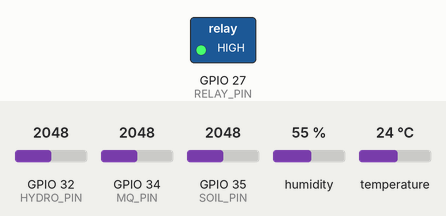
The sketch below on a simulated ESP32. Shown: switched loads named in the sketch (green lamp = pin HIGH). The test bench sets the inputs (shaded band); at power-on: GPIO 32 (HYDRO_PIN) = 2048, GPIO 34 (MQ_PIN) = 2048, GPIO 35 (SOIL_PIN) = 2048, humidity 55 %, temperature 24 °C. The local clock reads 2024-03-15 10:24:30 at power-on unless the sketch sets it; what the sketch prints to the serial monitor is not drawn.

Above: at 0.1 s.
Timing chart, 0 to 1.6 s (numbered marks = the images above):
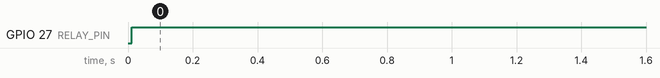

Measured:
- by itself, GPIO 27 (RELAY_PIN): LOW → HIGH at 0.01 s

The sketch:

germination.ino
```cpp
#include <Wire.h>
#include <ArduinoJson.h>
#include <RTClib.h>
#include <DHT.h>

#define DHTPIN 4        // Pin donde está conectado el DHT22
#define DHTTYPE DHT22   // Modelo del sensor DHT

#define MQ_PIN 34       // Pin donde está conectado el sensor de calidad de aire MQ
#define SOIL_PIN 35     // Pin donde está conectado el sensor de humedad de suelo
#define HYDRO_PIN 32    // Pin donde está conectado el higrómetro
#define RELAY_PIN 27    // Pin donde está conectado el relé de estado sólido

RTC_DS3231 rtc;
DHT dht(DHTPIN, DHTTYPE);

void setup() {
  Serial.begin(115200);

  // Inicializa el sensor DHT
  dht.begin();

  // Inicializa el módulo RTC
  if (!rtc.begin()) {
    Serial.println("No se encuentra el módulo RTC");
    while (1);
  }
  if (rtc.lostPower()) {
    // Establece la fecha y hora actual
    rtc.adjust(DateTime(F(__DATE__), F(__TIME__)));
  }

  // Inicializa el pin del relé
  pinMode(RELAY_PIN, OUTPUT);
  digitalWrite(RELAY_PIN, LOW); // Apaga el relé al inicio
}

void loop() {
  // Lee la temperatura y humedad
  float h = dht.readHumidity();
  float t = dht.readTemperature();

  // Lee la calidad del aire
  int mqValue = analogRead(MQ_PIN);

  // Lee la humedad del suelo
  int soilMoistureValue = analogRead(SOIL_PIN);

  // Lee el valor del higrómetro
  int hydroValue = analogRead(HYDRO_PIN);

  // Verifica si las lecturas son válidas
  if (isnan(h) || isnan(t)) {
    Serial.println("Fallo en la lectura del sensor DHT");
    return;
  }

  // Obten la fecha y hora actuales
  DateTime now = rtc.now();

  // Crea un array JSON
  StaticJsonDocument<256> doc;
  doc["timestamp"] = now.unixtime();
  doc["temperature"] = t;
  doc["humidity"] = h;
  doc["air_quality"] = mqValue;
  doc["soil_moisture"] = soilMoistureValue;
  doc["hydrometer"] = hydroValue;

  // Serializa el array JSON y lo imprime
  char jsonBuffer[256];
  serializeJson(doc, jsonBuffer);
  Serial.println(jsonBuffer);

  // Controla el relé según la hora
  if (now.hour() >= 6 && now.hour() < 18) { // Fotoperiodo de 6:00 a 18:00
    digitalWrite(RELAY_PIN, HIGH); // Enciende la luz
  } else {
    digitalWrite(RELAY_PIN, LOW);  // Apaga la luz
  }

  delay(5000); // Espera 5 segundos antes de la próxima lectura
}
```
